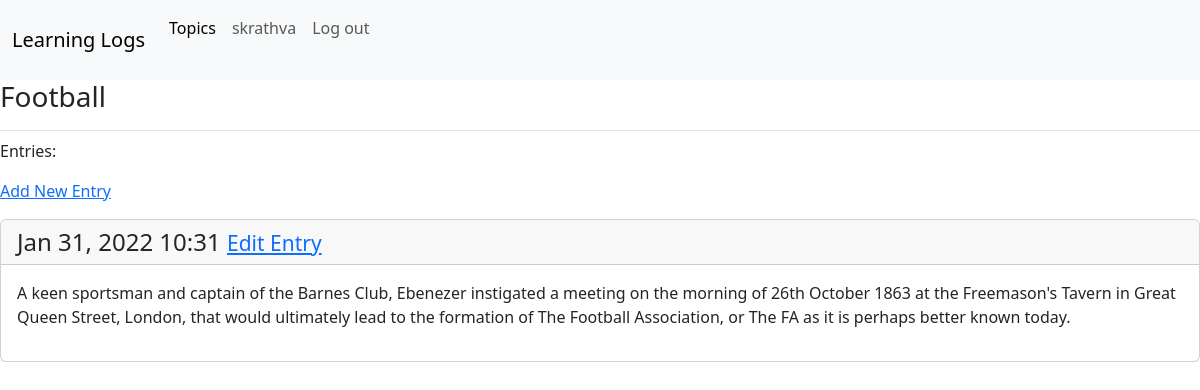
The app's page /topic/3/ (signed in) with its own data.
### learning_logs/models.py (models this page shows, shortened)
class Topic(models.Model):
    text = models.CharField(max_length=200)
    date_added = models.DateTimeField(auto_now_add=True)
    owner = models.ForeignKey(User, on_delete=models.CASCADE)
    def __str__(self):
        return self.text

class Entry(models.Model):
    topic = models.ForeignKey(Topic, on_delete=models.CASCADE)
    text = models.TextField()
    date_added = models.DateTimeField(auto_now_add=True)
    class Meta:
        verbose_name_plural = 'entries'

### learning_logs/views.py (the view)
# urls.py: path('topic/<int:topic_id>/', views.topic, name='topic'),
@login_required
def topic(request, topic_id):
    topic  = Topic.objects.get(id=topic_id)
    if topic.owner !=request.user:
        raise Http404
    entries = topic.entry_set.order_by('-date_added')
    context = {'topic' : topic, 'entries': entries}
    return render(request, 'learning_logs/topic.html', context)

### learning_logs/templates/learning_logs/topic.html
{% extends "learning_logs/base.html" %}
{% block page_header%}
<h3>{{ topic}}</h3>
{% endblock page_header%}
{% block content %}
<p>Entries:</p>
<p>
    <a href="{% url 'learning_logs:new_entry' topic.id %}">Add New Entry</a>
</p>
    {% for entry in entries %}
    <div class="card mb-3">
      <h4 class="card-header">
        {{ entry.date_added|date:'M d, Y H:i'}}
        <small>
          <a href="{% url 'learning_logs:edit_entry' entry.id %}">Edit Entry</a>
        </small>
        </h4>
        <div class="card-body">{{ entry.text|linebreaks }}</div>
    </div>
    {% empty %}
    <p>There are no entries for this topic yet.</p>
    {% endfor %}
{% endblock content %}

### learning_logs/templates/learning_logs/base.html (shortened to what this page needs)
{% load bootstrap5 %}
<!DOCTYPE html>
<html lang="en">
<head>
    {% bootstrap_css %}
</head>
<body>
  <nav class="navbar navbar-expand-lg navbar-light bg-light">
  <div class="container-fluid">
    <a class="navbar-brand" href="{% url 'learning_logs:index'%}">Learning Logs</a>
    <div class="collapse navbar-collapse" id="navbarSupportedContent">
      <ul class="navbar-nav me-auto mb-2 mb-lg-0">
        <li class="nav-item">
          <a class="nav-link active" aria-current="page" href="{% url 'learning_logs:topics' %}">Topics</a>
        </li>
        {% if user.is_authenticated %}
        <li class="nav-item">
          <a class="nav-link" href="#">{{ user.username }}</a>
        </li>
        <li class="nav-item">
          <a class="nav-link" href="{% url 'users:logout' %}">Log out</a></br>
        </li>
        {% endif %}
      </ul>
    </div>
  </div>
</nav>
  <main>
    <div class="pb-2 mb-2 border-bottom">
        {% block page_header %}{% endblock page_header %}
    </div>
    <div class="">
            {% block content %} {% endblock content %}
    </div>
  </main>
</body>
</html>

### records on screen
Topic: text "Football"
Entry: date_added "Jan 31, 2022 10:31", text "A keen sportsman and captain of the Barnes Club, Ebenezer instigated a meeting on the morning of 26th October 1863 at the Freemason's Tavern in Great Queen Street, London, that would ultimately lead to the formation of The Football Association, or The FA as it is perhaps better known today."

### other values on screen
{{ user.username }} "skrathva"
